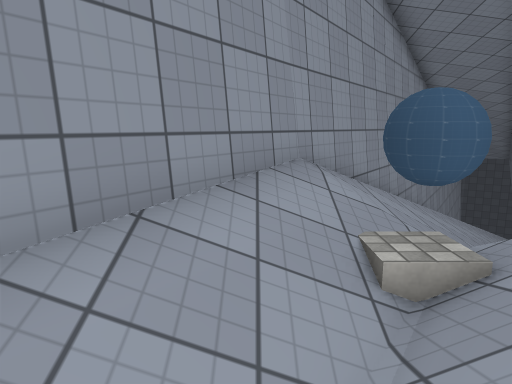
View 1 (above)

12 first-person views from a walk through a scene from a Unity 3-D project. The camera is 1.4 m above the floor, tilts 10° down and sees 70° across. The floor is counted in squares, 1 m on a side. Each view is taken from the middle of a square. On the plan, view 1 faces up. The plan holds only what a view shows up to about 16 squares ahead; the rest is blank. The place goes on beyond the plan. Some surface patterns are stand-ins.

View 2
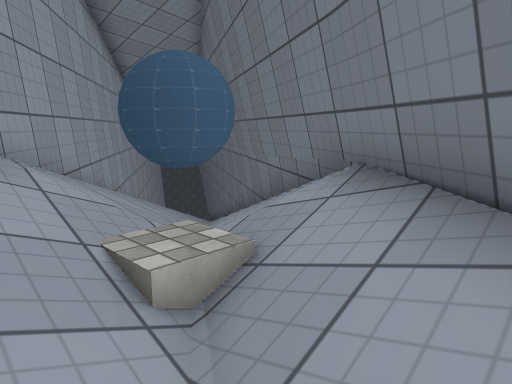

View 3
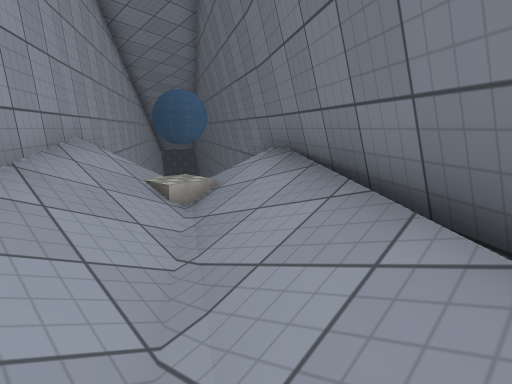

View 4
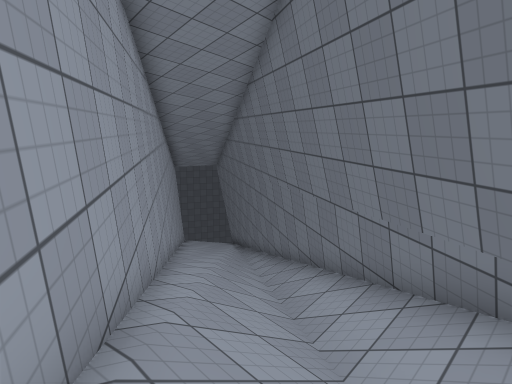

View 5
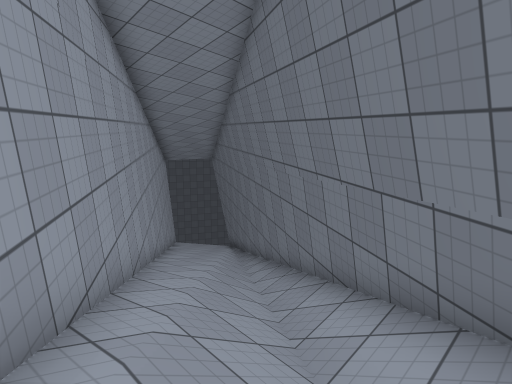

View 6
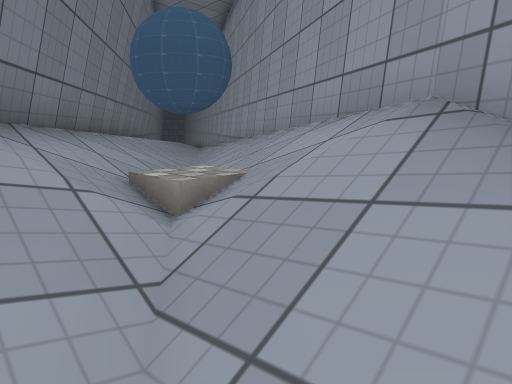

View 7
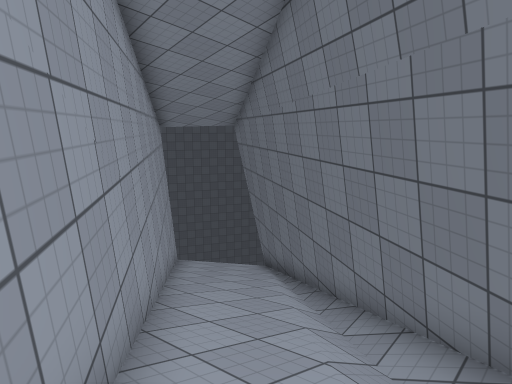

View 8
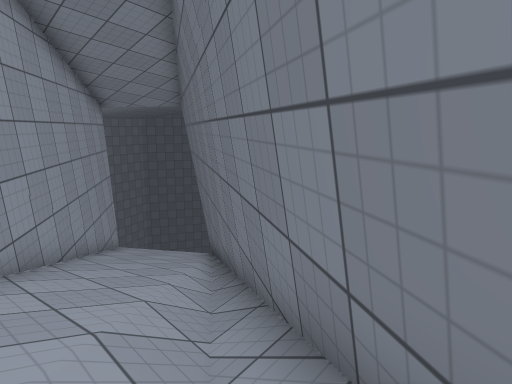

View 9
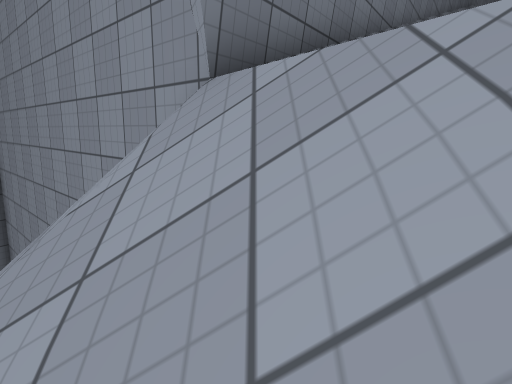

View 10
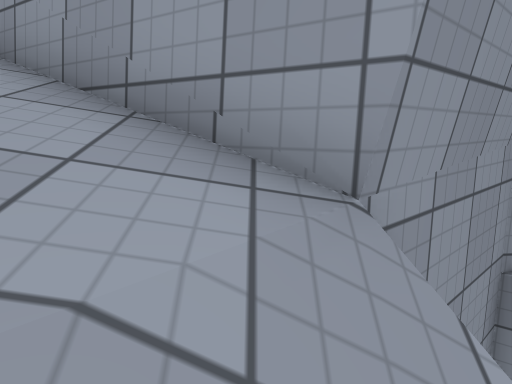

View 11
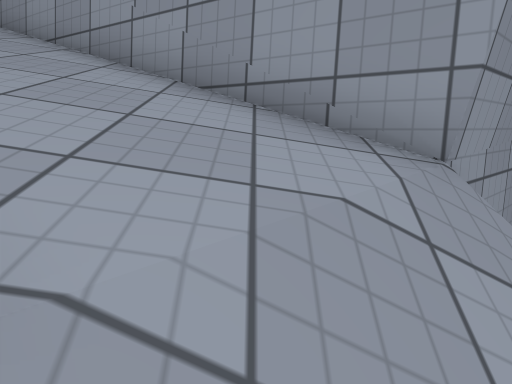

View 12
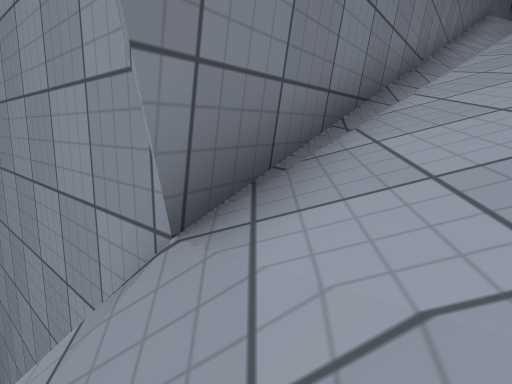

### Floor plan
Key: @ floor where view 1 was taken; # wall or solid block; / step, stairs or slope; = window, fence, low wall or low ledge; v drop or lower ground; O other object.
Columns run from 4 left of view 1 to 24 right of it. Each row starts with its distance up from view 1.
 30                   #
 29                   ##  /
 28                    ##///
 27                    #/////
 26                   ##/////
 25                  ##///##v
 24                 ##////##v
 23                 #////####v
 22                ##///##   vv
 21               ##////#     vv
 20               #////##      vv
 19              ##///##       #v
 18             ##////#
 17             #////##
 16            ##///##
 15           ##////#
 14          ##////##
 13          #////##
 12         ##////#
 11        ##////##
 10        #////##
  9       ##////#
  8      ##////##
  7      #////##
  6     ##////#
  5    ##////##
  4    #//O/##
  3   ##///##
  2  ##////#
  1  #////#=
  0 ##//@##
 -1 #////#
 -2 #///#=

Positions as (right, up) in squares from view 1, and headings:
1: (0, 0), facing up
2: (0, 1), facing up-right
3: (-2, -2), facing up-right
4: (1, 5), facing up-right
5: (3, 7), facing up-right
6: (4, 7), facing down-left
7: (8, 15), facing up-right
8: (10, 14), facing up-right
9: (18, 29), facing down
10: (18, 27), facing left
11: (19, 26), facing left
12: (18, 27), facing down
